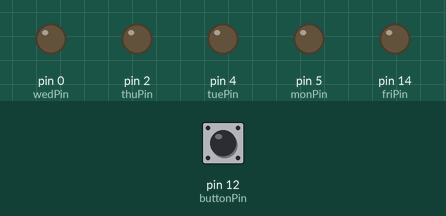
The sketch below on a simulated Arduino Uno, built with avr-gcc and run on an emulated ATmega328P. Shown: output pins drawn as LEDs (lit = HIGH). The test bench sets the inputs (shaded band); at power-on: pin 12 (buttonPin) LOW.

Above: at 1.2 s.
1.3 s: pin 12 (buttonPin) pulled HIGH for 0.15 s
At 4.2 s:
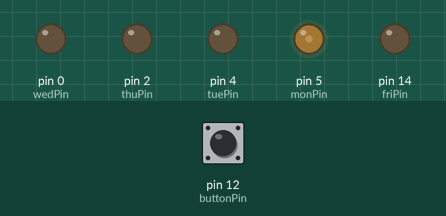
4.4 s: pin 12 (buttonPin) pulled HIGH for 1 s
At 7.3 s:
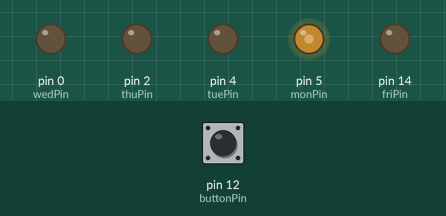
8.4 s: pin 12 (buttonPin) pulled HIGH for 3.2 s
At 13.1 s:
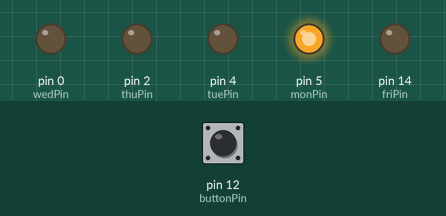
Timing chart, 0 to 20.6 s (numbered marks = the images above; inputs shaded):
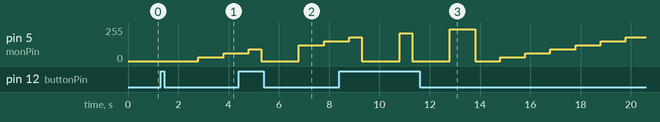

Measured:
- after the input at 1.3 s, pin 5 (monPin): 0/255 → 30/255 after 1.5 s, → 60/255 1.0 s later

The sketch:

Arduino_Basic_Workshop-PWM.ino
```cpp
int monPin = 5;
int tuePin = 4;
int wedPin = 0;
int thuPin = 2;
int friPin = 14;
int buttonPin = 12;

int pwm = 0;
bool buttonOn = false;

void setup() {
  pinMode(monPin, OUTPUT);
  pinMode(tuePin, OUTPUT);
  pinMode(wedPin, OUTPUT);
  pinMode(thuPin, OUTPUT);
  pinMode(friPin, OUTPUT);
  pinMode(buttonPin, INPUT);
}

void loop() {
  buttonOn = checkButton();
  if (buttonOn) {
    varyOutput();
    onLED (monPin);
  } else {
    offLED (monPin);
  }
}

bool checkButton(){
  if (digitalRead(buttonPin) == HIGH){
    buttonOn = !buttonOn;   //toggle button
    delay(500);             //prevent button from toggling twice
  }
  return buttonOn;
}

void varyOutput(){
  if (pwm > (255 - 30)) {
    pwm = 0;
  } else {
    pwm = pwm + 30;
  }
  delay(1000);
}

void offLED(int pin) {
  digitalWrite(pin, LOW);
}

void blinkLED(int pin) {
  digitalWrite(pin, HIGH);   // turn the LED on (HIGH is the voltage level)
  delay(1000);               // wait for a second
  digitalWrite(pin, LOW);    // turn the LED off by making the voltage LOW
  delay(1000);               // wait for a second
}

void onLED(int pin) {
  analogWrite(pin, pwm);
}
```
